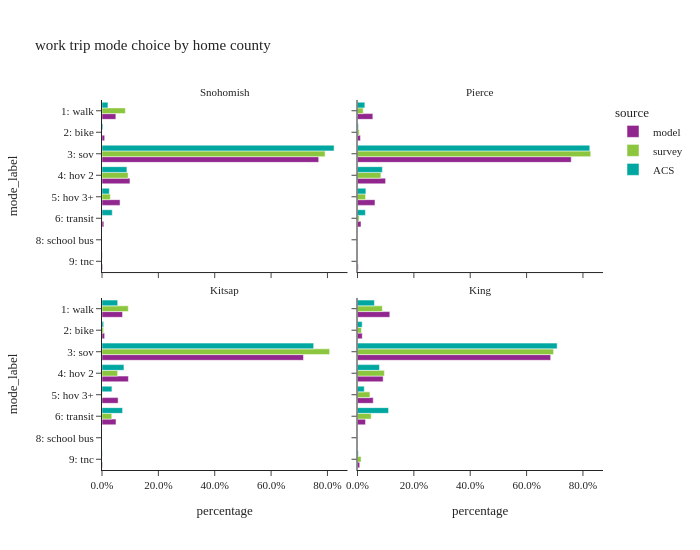

The notebook cell saved with this chart:
### Code cell
df_plot = (
    wk_trip.group_by(['source', 'CountyName', 'mode_label'])
    .agg([
        pl.col('trexpfac').sum().alias('trexpfac'),
        pl.col('trexpfac').count().alias('sample count')
    ])
    .with_columns((pl.col('trexpfac') / pl.col('trexpfac').sum().over(['source', 'CountyName'])).alias('percentage'))
)

df_acs_county = (
    df_acs.filter(pl.col('county') != "Region")
    .select(['source', 'county', 'mode_label', 'trexpfac', 'percentage'])
    .rename({'county': 'CountyName'})
)
df_plot = pl.concat([df_plot, df_acs_county], how='diagonal').filter(pl.col('CountyName') != "Outside Region")

fig = px.bar(df_plot.sort(['mode_label'], descending=True).to_pandas(),
             x="percentage", y="mode_label", color="source", barmode="group",
             facet_col='CountyName', facet_col_wrap=2, orientation='h',
             hover_data=['sample count'],
             category_orders={"source": ["model", "survey", "ACS"]},
             title="work trip mode choice by home county")
fig.update_layout(width=700, height=550)
fig.for_each_annotation(lambda a: a.update(text=a.text.split("=")[-1]))
fig.for_each_xaxis(lambda a: a.update(tickformat=".1%"))
fig.show()

### Figure 1 — Plotly figure (JSON) as saved in the notebook; plotly's stock layout.template omitted (floating-point values rounded to 4 significant figures)
{"data": [{"alignmentgroup": "True", "customdata": [[992.0], [13.0], [2648.0], [25960.0], [40220.0], [311700.0], [3870.0], [19930.0]], "hovertemplate": "source=model<br>CountyName=Snohomish<br>percentage=%{x}<br>mode_label=%{y}<br>sample count=%{customdata[0]}<extra></extra>", "legendgroup": "model", "marker": {"color": "#91268F", "pattern": {"shape": ""}}, "name": "model", "offsetgroup": "model", "orientation": "h", "showlegend": true, "textposition": "auto", "type": "bar", "x": [0.002448, 3.208e-05, 0.006534, 0.06406, 0.09923, 0.769, 0.009549, 0.04917], "xaxis": "x3", "y": ["9: tnc", "8: school bus", "6: transit", "5: hov 3+", "4: hov 2", "3: sov", "2: bike", "1: walk"], "yaxis": "y3"}, {"alignmentgroup": "True", "customdata": [[994.0], [6.0], [4796.0], [23980.0], [38590.0], [293600.0], [4059.0], [21070.0]], "hovertemplate": "source=model<br>CountyName=Pierce<br>percentage=%{x}<br>mode_label=%{y}<br>sample count=%{customdata[0]}<extra></extra>", "legendgroup": "model", "marker": {"color": "#91268F", "pattern": {"shape": ""}}, "name": "model", "offsetgroup": "model", "orientation": "h", "showlegend": false, "textposition": "auto", "type": "bar", "x": [0.002568, 1.55e-05, 0.01239, 0.06195, 0.09968, 0.7585, 0.01048, 0.05442], "xaxis": "x4", "y": ["9: tnc", "8: school bus", "6: transit", "5: hov 3+", "4: hov 2", "3: sov", "2: bike", "1: walk"], "yaxis": "y4"}, {"alignmentgroup": "True", "customdata": [[240.0], [5756.0], [6625.0], [10840.0], [82750.0], [1082.0], [8439.0]], "hovertemplate": "source=model<br>CountyName=Kitsap<br>percentage=%{x}<br>mode_label=%{y}<br>sample count=%{customdata[0]}<extra></extra>", "legendgroup": "model", "marker": {"color": "#91268F", "pattern": {"shape": ""}}, "name": "model", "offsetgroup": "model", "orientation": "h", "showlegend": false, "textposition": "auto", "type": "bar", "x": [0.002074, 0.04973, 0.05724, 0.09371, 0.715, 0.009349, 0.07292], "xaxis": "x", "y": ["9: tnc", "6: transit", "5: hov 3+", "4: hov 2", "3: sov", "2: bike", "1: walk"], "yaxis": "y"}, {"alignmentgroup": "True", "customdata": [[9836.0], [10.0], [35420.0], [69550.0], [113300.0], [853900.0], [20950.0], [142800.0]], "hovertemplate": "source=model<br>CountyName=King<br>percentage=%{x}<br>mode_label=%{y}<br>sample count=%{customdata[0]}<extra></extra>", "legendgroup": "model", "marker": {"color": "#91268F", "pattern": {"shape": ""}}, "name": "model", "offsetgroup": "model", "orientation": "h", "showlegend": false, "textposition": "auto", "type": "bar", "x": [0.007896, 8.027e-06, 0.02843, 0.05583, 0.09097, 0.6854, 0.01682, 0.1146], "xaxis": "x2", "y": ["9: tnc", "8: school bus", "6: transit", "5: hov 3+", "4: hov 2", "3: sov", "2: bike", "1: walk"], "yaxis": "y2"}, {"alignmentgroup": "True", "customdata": [[1.0], [3.0], [11.0], [22.0], [209.0], [9.0]], "hovertemplate": "source=survey<br>CountyName=Snohomish<br>percentage=%{x}<br>mode_label=%{y}<br>sample count=%{customdata[0]}<extra></extra>", "legendgroup": "survey", "marker": {"color": "#8CC63E", "pattern": {"shape": ""}}, "name": "survey", "offsetgroup": "survey", "orientation": "h", "showlegend": true, "textposition": "auto", "type": "bar", "x": [0.002324, 0.001092, 0.02945, 0.09262, 0.7916, 0.08289], "xaxis": "x3", "y": [null, "6: transit", "5: hov 3+", "4: hov 2", "3: sov", "1: walk"], "yaxis": "y3"}, {"alignmentgroup": "True", "customdata": [[6.0], [8.0], [5.0], [25.0], [231.0], [3.0], [23.0]], "hovertemplate": "source=survey<br>CountyName=Pierce<br>percentage=%{x}<br>mode_label=%{y}<br>sample count=%{customdata[0]}<extra></extra>", "legendgroup": "survey", "marker": {"color": "#8CC63E", "pattern": {"shape": ""}}, "name": "survey", "offsetgroup": "survey", "orientation": "h", "showlegend": false, "textposition": "auto", "type": "bar", "x": [0.02896, 0.005716, 0.02864, 0.08298, 0.8276, 0.005912, 0.02021], "xaxis": "x4", "y": [null, "6: transit", "5: hov 3+", "4: hov 2", "3: sov", "2: bike", "1: walk"], "yaxis": "y4"}, {"alignmentgroup": "True", "customdata": [[2.0], [6.0], [3.0], [8.0], [105.0], [3.0], [10.0]], "hovertemplate": "source=survey<br>CountyName=Kitsap<br>percentage=%{x}<br>mode_label=%{y}<br>sample count=%{customdata[0]}<extra></extra>", "legendgroup": "survey", "marker": {"color": "#8CC63E", "pattern": {"shape": ""}}, "name": "survey", "offsetgroup": "survey", "orientation": "h", "showlegend": false, "textposition": "auto", "type": "bar", "x": [0.001812, 0.03471, 0.001272, 0.05544, 0.8078, 0.005656, 0.0933], "xaxis": "x", "y": [null, "6: transit", "5: hov 3+", "4: hov 2", "3: sov", "2: bike", "1: walk"], "yaxis": "y"}, {"alignmentgroup": "True", "customdata": [[24.0], [14.0], [231.0], [41.0], [81.0], [1052.0], [117.0], [307.0]], "hovertemplate": "source=survey<br>CountyName=King<br>percentage=%{x}<br>mode_label=%{y}<br>sample count=%{customdata[0]}<extra></extra>", "legendgroup": "survey", "marker": {"color": "#8CC63E", "pattern": {"shape": ""}}, "name": "survey", "offsetgroup": "survey", "orientation": "h", "showlegend": false, "textposition": "auto", "type": "bar", "x": [0.001282, 0.0127, 0.04852, 0.04406, 0.09538, 0.6958, 0.01406, 0.08824], "xaxis": "x2", "y": [null, "9: tnc", "6: transit", "5: hov 3+", "4: hov 2", "3: sov", "2: bike", "1: walk"], "yaxis": "y2"}, {"alignmentgroup": "True", "customdata": [[NaN], [NaN], [NaN], [NaN], [NaN], [NaN], [NaN]], "hovertemplate": "source=ACS<br>CountyName=Snohomish<br>percentage=%{x}<br>mode_label=%{y}<br>sample count=%{customdata[0]}<extra></extra>", "legendgroup": "ACS", "marker": {"color": "#00A7A0", "pattern": {"shape": ""}}, "name": "ACS", "offsetgroup": "ACS", "orientation": "h", "showlegend": true, "textposition": "auto", "type": "bar", "x": [0.001062, 0.03642, 0.02609, 0.08844, 0.8236, 0.003255, 0.02112], "xaxis": "x3", "y": ["9: tnc", "6: transit", "5: hov 3+", "4: hov 2", "3: sov", "2: bike", "1: walk"], "yaxis": "y3"}, {"alignmentgroup": "True", "customdata": [[NaN], [NaN], [NaN], [NaN], [NaN], [NaN], [NaN]], "hovertemplate": "source=ACS<br>CountyName=Pierce<br>percentage=%{x}<br>mode_label=%{y}<br>sample count=%{customdata[0]}<extra></extra>", "legendgroup": "ACS", "marker": {"color": "#00A7A0", "pattern": {"shape": ""}}, "name": "ACS", "offsetgroup": "ACS", "orientation": "h", "showlegend": false, "textposition": "auto", "type": "bar", "x": [0.0004923, 0.02798, 0.02975, 0.08818, 0.8243, 0.003303, 0.02597], "xaxis": "x4", "y": ["9: tnc", "6: transit", "5: hov 3+", "4: hov 2", "3: sov", "2: bike", "1: walk"], "yaxis": "y4"}, {"alignmentgroup": "True", "customdata": [[NaN], [NaN], [NaN], [NaN], [NaN], [NaN], [NaN]], "hovertemplate": "source=ACS<br>CountyName=Kitsap<br>percentage=%{x}<br>mode_label=%{y}<br>sample count=%{customdata[0]}<extra></extra>", "legendgroup": "ACS", "marker": {"color": "#00A7A0", "pattern": {"shape": ""}}, "name": "ACS", "offsetgroup": "ACS", "orientation": "h", "showlegend": false, "textposition": "auto", "type": "bar", "x": [0.0009798, 0.07303, 0.03527, 0.0779, 0.7512, 0.005897, 0.05574], "xaxis": "x", "y": ["9: tnc", "6: transit", "5: hov 3+", "4: hov 2", "3: sov", "2: bike", "1: walk"], "yaxis": "y"}, {"alignmentgroup": "True", "customdata": [[NaN], [NaN], [NaN], [NaN], [NaN], [NaN], [NaN]], "hovertemplate": "source=ACS<br>CountyName=King<br>percentage=%{x}<br>mode_label=%{y}<br>sample count=%{customdata[0]}<extra></extra>", "legendgroup": "ACS", "marker": {"color": "#00A7A0", "pattern": {"shape": ""}}, "name": "ACS", "offsetgroup": "ACS", "orientation": "h", "showlegend": false, "textposition": "auto", "type": "bar", "x": [0.002705, 0.1102, 0.02409, 0.07797, 0.7085, 0.01655, 0.06], "xaxis": "x2", "y": ["9: tnc", "6: transit", "5: hov 3+", "4: hov 2", "3: sov", "2: bike", "1: walk"], "yaxis": "y2"}], "layout": {"annotations": [{"font": {}, "showarrow": false, "text": "Kitsap", "x": 0.245, "xanchor": "center", "xref": "paper", "y": 0.465, "yanchor": "bottom", "yref": "paper"}, {"font": {}, "showarrow": false, "text": "King", "x": 0.755, "xanchor": "center", "xref": "paper", "y": 0.465, "yanchor": "bottom", "yref": "paper"}, {"font": {}, "showarrow": false, "text": "Snohomish", "x": 0.245, "xanchor": "center", "xref": "paper", "y": 1.0, "yanchor": "bottom", "yref": "paper"}, {"font": {}, "showarrow": false, "text": "Pierce", "x": 0.755, "xanchor": "center", "xref": "paper", "y": 1.0, "yanchor": "bottom", "yref": "paper"}], "barmode": "group", "height": 550, "legend": {"title": {"text": "source"}, "tracegroupgap": 0}, "title": {"text": "work trip mode choice by home county"}, "width": 700, "xaxis": {"anchor": "y", "domain": [0.0, 0.49], "tickformat": ".1%", "title": {"text": "percentage"}}, "xaxis2": {"anchor": "y2", "domain": [0.51, 1.0], "matches": "x", "tickformat": ".1%", "title": {"text": "percentage"}}, "xaxis3": {"anchor": "y3", "domain": [0.0, 0.49], "matches": "x", "showticklabels": false, "tickformat": ".1%"}, "xaxis4": {"anchor": "y4", "domain": [0.51, 1.0], "matches": "x", "showticklabels": false, "tickformat": ".1%"}, "yaxis": {"anchor": "x", "domain": [0.0, 0.465], "title": {"text": "mode_label"}}, "yaxis2": {"anchor": "x2", "domain": [0.0, 0.465], "matches": "y", "showticklabels": false}, "yaxis3": {"anchor": "x3", "domain": [0.535, 1.0], "matches": "y", "title": {"text": "mode_label"}}, "yaxis4": {"anchor": "x4", "domain": [0.535, 1.0], "matches": "y", "showticklabels": false}}}
